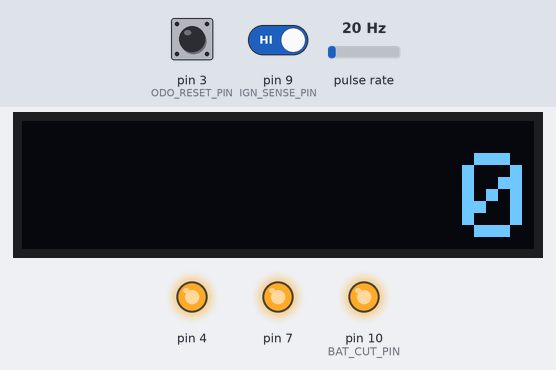
Bench run of a sketch on a simulated Arduino Uno, built with avr-gcc and run on an emulated ATmega328P. Parts: 128×32 one-colour display, output pins drawn as LEDs (lit = HIGH). Wiring (inferred from the names in the program): pulse sensor: data pin 2. Inputs (shaded band) come from the test bench; at power-on: pin 9 (IGN_SENSE_PIN) HIGH, pin 3 (ODO_RESET_PIN) HIGH, pulse rate 20 Hz. EEPROM starts erased; pins used as bus, display or sensor lines are not drawn; what the sketch prints to the serial monitor is not drawn.

Above: at 3.6 s.
3.7 s: pin 9 (IGN_SENSE_PIN) driven LOW
At 4.3 s:
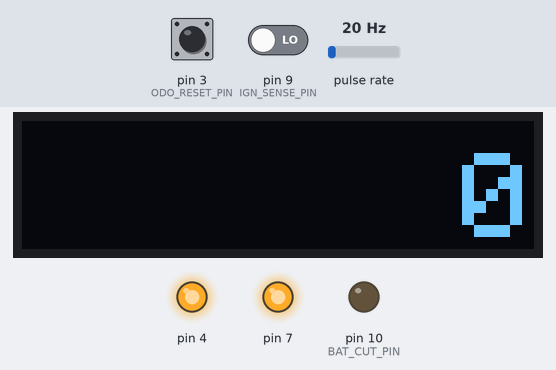
5.2 s: pin 9 (IGN_SENSE_PIN) driven HIGH
At 6.3 s:
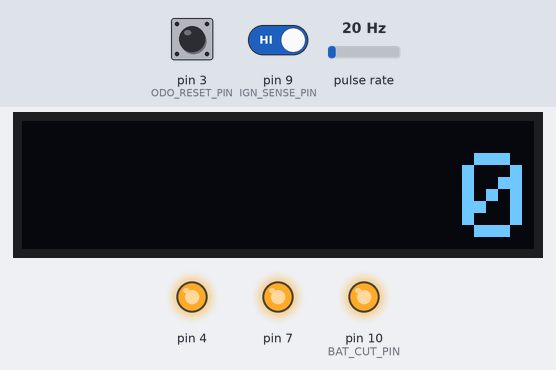
Timing chart, 0 to 8.2 s (numbered marks = the images above; inputs shaded):
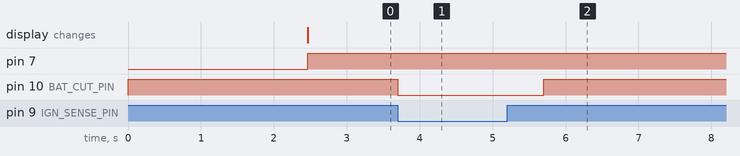

The sketch:

speedo-and-odometer.ino
```cpp
#include <EEPROM.h>
#include <SPI.h>
#include <Wire.h>
#include <limits.h>
#include "x27-stepper.h"

#define ODO

#ifdef ODO

#include <Adafruit_GFX.h>
#include <Adafruit_SSD1306.h>

#define SCREEN_WIDTH 128 // OLED display width, in pixels
#define SCREEN_HEIGHT 32 // OLED display height, in pixels
// Declaration for an SSD1306 display connected to I2C (SDA, SCL pins)
#define OLED_RESET_PIN     3 // Reset pin # (or -1 if sharing Arduino reset pin)
Adafruit_SSD1306 display(SCREEN_WIDTH, SCREEN_HEIGHT, &Wire, OLED_RESET_PIN);

#endif

// Vortec box has 4k pulses/mile -> 2485 pulses / km ->
// 1 km/h = 0.69 Hz = 1448 mS, 100 km/h = 69 Hz = 14.4 mS,  200 km/h = 138 Hz = 7.24 mS
//
// The signal is 0 - +12V square wave signal. It needs a serial resistor at 10Kohm to
// connect it to the Arduino input pin. The input pin has a built in clamping
// zener at 5V, and a 10Kohm in series will make for the allowed 1 mA clamping current.

#define PULSES_PER_KM 2485
#define SPEED_INPUT_PIN 2

// Pull this pin to GND to reset the odo.
#define ODO_RESET_PIN 3

// Motor driver pins
#define X12_RESET 4
#define X12_DIR_A 7
#define X12_STEP_A 8
X27Stepper motor1(X12_STEP_A, X12_DIR_A, X12_RESET);


#define IGN_SENSE_PIN 9
#define BAT_CUT_PIN 10

unsigned long savedDistanceAtStart;
volatile unsigned long distanceCount = 0, period, lastMicros = 0, currentMicros;

// Settings - can be set via serial commands
int zeromark;  // steps from 0 to where the physical zero mark really is
int maxmark;   // steps to the maxmark
int maxspeed;  // what is the speed at the maxmark

void retrieve_setting_from_eeprom();

unsigned long period_buf[2];
void IRQcounter() {
  bool in = digitalRead(SPEED_INPUT_PIN);
  if (in == LOW) {
		return;
  }
  currentMicros = micros();
  // if (currentMicros - lastMicros < 1000) return; reject to short pulses
  distanceCount++;
  // Save period in shift buffer so we can weed out spurious pulses
	period_buf[1] = period_buf[0];
  period_buf[0] = currentMicros - lastMicros;

	// reject to large jumps by waiting for two consecutive large diffs
	if ( abs(period_buf[0] - period_buf[1]) < 900 ) { // uS
		// reject too small changes to aviod flicker
		if ( abs(period - period_buf[0]) >= 6 ) {  // uS
			period  = period_buf[0];
		}
	}
  lastMicros = currentMicros;
}


void setup() {
	Serial.begin(9600);

#ifdef ODO
	pinMode(ODO_RESET_PIN, INPUT_PULLUP);
#endif
	pinMode(IGN_SENSE_PIN, INPUT);
	pinMode(SPEED_INPUT_PIN, INPUT);

	pinMode(BAT_CUT_PIN, OUTPUT);
	digitalWrite(BAT_CUT_PIN, HIGH); // Make NPN pull down FET gate to ground to keep bat

	attachInterrupt(digitalPinToInterrupt(SPEED_INPUT_PIN), IRQcounter, RISING);

	// SSD1306_SWITCHCAPVCC = generate display voltage from 3.3V internally
#ifdef ODO
	if (!display.begin(SSD1306_SWITCHCAPVCC, 0x3C)) { // Address 0x3C for 128x32
		Serial.println(F("SSD1306 allocation failed"));
		for (;;); // Don't proceed, loop forever
	}
#endif

	init_rotation_possitions();
	savedDistanceAtStart = get_saved_distance();
	speedo_init();
	retrieve_setting_from_eeprom();
	speedo(0, false);
}

// tokenize(s) split s into global array cmd
// return number of tokens
#define MAX_ARGSZ 15
#define MAX_ARGS 4
char cmd[MAX_ARGS][MAX_ARGSZ+1];
int tokenize(char *s) {
	int i = 0;
	char *p;
	if(strlen(s) == 0) {
		return 0;
	}
	strncpy(cmd[i], strtok(s, " \t"), MAX_ARGSZ);
	cmd[i][MAX_ARGSZ] = '\0';
	i++;
	while ((p = strtok(NULL, " \t")) != NULL && i < MAX_ARGS) {
		strncpy(cmd[i], p, MAX_ARGSZ);
		cmd[i][MAX_ARGSZ] = '\0';
		i++;
	}
	return i;
}
// get_command() reads from serial until a line is complete
// do not block
// returns tokenize(line) or 0 if not yet a full line
int get_command(){
	static char line[MAX_ARGS * (MAX_ARGSZ + 1) + 1];
	static int lineix = 0;
	char buf[8];
	if (Serial.available())  {
		char c = Serial.read();
		sprintf(buf, "X %02x", c);
		/* Serial.println(buf);			 */
		if (c == '\r' || c == '\n') {
      Serial.read(); //gets rid of the following \r or \n
      line[lineix] = '\0';
      lineix = 0;
      return tokenize(line);
		} else {
      line[lineix] = c;
      lineix++;
		}
	}
	return 0;
}

#define RUN_MODE 0
#define MOVETO_MODE 1
#define SPEEDTEST_MODE 2
#define SHUTDOWN_MODE 3

void loop() {
	int p;
	static int mode = RUN_MODE;
	static int modevalue = 0;
	int speed = 0, lastSpeed = 0;
	unsigned long t, startTime = 0, lastDistanceCount;

	unsigned long distance;
	startTime = millis();

	while (1) {
		int i = get_command();
		if (i > 0) {
      if (strcmp(cmd[0], "zero") == 0) {
				speedo_init();
      } else if (strcmp(cmd[0], "moveto") == 0) {
				mode = MOVETO_MODE;
				modevalue = atoi(cmd[1]);
				Serial.println("MOVETO_MODE");
      } else if (strcmp(cmd[0], "speed") == 0) {
				mode = SPEEDTEST_MODE;
				modevalue = atoi(cmd[1]);
				speedo(modevalue, true);
				Serial.println("SPEEDTEST_MODE");
      } else if (strcmp(cmd[0], "set") == 0) {
				if (strcmp(cmd[1], "zeromark") == 0) {
					zeromark = atoi(cmd[2]);
					save_zeromark_to_eeprom();
				} else if (strcmp(cmd[1], "maxmark") == 0) {
					maxmark = atoi(cmd[2]);
					save_maxmark_to_eeprom();
				} else if (strcmp(cmd[1], "maxspeed") == 0) {
					maxspeed = atoi(cmd[2]);
					save_maxspeed_to_eeprom();
				}
				Serial.println("OK");
      } else if (strcmp(cmd[0], "status") == 0) {
				retrieve_setting_from_eeprom();
      } else if (strcmp(cmd[0], "run") == 0) {
				mode = RUN_MODE;
				Serial.println("RUN_MODE");
      }
		}
		if ( mode == RUN_MODE ) {
      t = millis();
      distance = savedDistanceAtStart + (distanceCount)/PULSES_PER_KM; /* in cm */
      if(lastDistanceCount != distanceCount) {
				lastDistanceCount = distanceCount;
				startTime = t;
      }
      /* In case we have no pulses within a sec, we assume speed = 0 */
      if (t - startTime > 1000) {
				speed = 0;
      } else {
				speed = (3600000000/PULSES_PER_KM)/period; // period in uS -> speed in km/h
      }

			/* if( p != period ) { */
			/* 	Serial.print("p: "); */
			/* 	Serial.println(period); */
			/* 	p = period; */
			/* } */
			if( p != speed ) {
				Serial.print("s: ");
				Serial.print(speed);
				Serial.print("  p: ");
				Serial.println(period);
				p = speed;
			}

#ifdef ODO
      odo(distance);
#endif
      speedo(speed, false);
      motor1.update();
      save_distance(distance);
      if (odoResetButton()) {
				Serial.println("RESET");
				reset_distance();
      }
			bool ign = digitalRead(IGN_SENSE_PIN);
			if ( ign == LOW ) {
				mode = SHUTDOWN_MODE;
				Serial.println("SHUTDOWN_MODE");
			}
		} else if ( mode == MOVETO_MODE ) {
      moveto(modevalue);
		} else if ( mode == SPEEDTEST_MODE ) {
      speedo(modevalue, false);
		} else if ( mode == SHUTDOWN_MODE ) {
			speedo(0,false);
			digitalWrite(BAT_CUT_PIN, LOW); // Turn off BAT and try to die
			delay(1000);
			// In case BAT comes back before we die.
			while(digitalRead(IGN_SENSE_PIN) == LOW) {
							delay(1000);
			}
			digitalWrite(BAT_CUT_PIN, HIGH); // Turn on BAT again
			Serial.println("IGN came back - RUN_MODE");
			mode = RUN_MODE;
		}
	}
}


bool odoResetButton() {
#ifdef ODO
	static int prevState = HIGH;
	bool retval = false;
	int state = digitalRead(ODO_RESET_PIN);
	if(state == LOW && prevState != state) {
		delay(100);
		retval = true;
	}
	prevState = state;
	return retval;
#else
	return false;
#endif
}


unsigned long get_saved_long(int pos) {
	int i;
	unsigned long value;
	byte *bp;
	bp = (byte*)&value;
	for(i=0; i<4; i++) {
		bp[i] = EEPROM.read(pos*4 + i);
	}
	return value;
}

/* Write a long (4 bytes) to pos  */
void save_long(int pos, unsigned long value) {
	int i;
	byte *bp;
	bp = (byte*)&value;
	for( i =0; i<4; i++) {
		byte rvalue;
		rvalue = EEPROM.read(pos*4 + i);
		/* Only write if it has changed - to save writes */
		if(rvalue != bp[i]) {
	    EEPROM.write(pos*4 + i, bp[i]);
		}
	}
}

/* We will write to multiple possitions i eeprom to get more cycle life */
#define ROTATE_POSITIONS 8

#define MAX_KM 1000000
void init_rotation_possitions() {
	/* set possition to zero if unreasonable big */
	int i;
	unsigned long value;
	for (i=0; i<ROTATE_POSITIONS; i++) {
		value = get_saved_long(i);
		if (value >= MAX_KM) {
			save_long(i, (unsigned long)0);
		}
	}
}

void reset_distance() {
	int i;
	for (i=0; i<ROTATE_POSITIONS; i++) {
		save_long(i, 0);
	}
	savedDistanceAtStart = 0;
	distanceCount = 0;
}

unsigned long get_saved_distance() {
	int i;
	unsigned long value, value_max = 0;
	for (i=0; i<ROTATE_POSITIONS; i++) {
		value = get_saved_long(i);
		if ( value > value_max) {
	    value_max = value;
		}
	}
	return value_max;
}

void save_distance(unsigned long distance) {
	int i, savepos = 0;
	unsigned long value, value_min = 1000000;
	value = get_saved_distance();
	if( value >= distance) return;

	for (i=0; i<ROTATE_POSITIONS; i++) {
		value = get_saved_long(i);
		if ( value < value_min) {
	    value_min = value;
	    savepos = i;
		}
	}
	save_long(savepos, distance);
}

void retrieve_setting_from_eeprom() {
	/* They are stored after ROTATE_POSITIONS */
	zeromark = (int)(get_saved_long(ROTATE_POSITIONS));
	maxmark = (int)(get_saved_long(ROTATE_POSITIONS+1));
	if ( maxmark == 0 ) {
		maxmark = 720;
	}
	maxspeed = (int)(get_saved_long(ROTATE_POSITIONS+2));
	if ( maxspeed == 0 ) {
		maxspeed = 200;
	}
	Serial.print("Restoring from eeprom  zeromark: ");
	Serial.print(zeromark);
	Serial.print(" maxmark: ");
	Serial.print(maxmark);
	Serial.print(" maxspeed: ");
	Serial.println(maxspeed);

}

void save_zeromark_to_eeprom() {
	save_long(ROTATE_POSITIONS, (unsigned long)zeromark);
}

void save_maxmark_to_eeprom() {
	save_long(ROTATE_POSITIONS+1, (unsigned long)maxmark);
}

void save_maxspeed_to_eeprom() {
	save_long(ROTATE_POSITIONS+2, (unsigned long)maxspeed);
}

void odo(long i) {
	char str[10];
	sprintf(str, "%6d", i);
#ifdef ODO
	display.clearDisplay();
	display.setCursor(20, 8);
	display.setTextSize(3);             // Draw 2X-scale text
	display.setTextColor(SSD1306_WHITE);
	display.println(str);
	display.display();
#endif
}

#define ZEROPOS 30
void speedo_init() {
	// run the motor against the stops
	motor1.zero();
	// start moving towards the center of the range
	motor1.setPos(ZEROPOS);
}

// speedin in km/h
void speedo(int speedin, bool debug)
{
  static int nextPos = 0;
  static int currentPos = 0;
  unsigned long speed = speedin;

  nextPos = ((((speed << 10) / maxspeed) * (maxmark - zeromark)) >> 10) + zeromark;
  if (debug) {
		Serial.print(" x: ");
		Serial.print((speed << 10) / maxspeed);
		Serial.print(" zm: ");
		Serial.print(zeromark);
		Serial.print(" mm: ");
		Serial.print(maxmark);
		Serial.print(" ms: ");
		Serial.print(maxspeed);
		Serial.print(" sp: ");
		Serial.println(speedin);
		Serial.print("nextPos: ");
		Serial.println(nextPos);
  }
  if( abs(nextPos - currentPos) > 2) {
    currentPos = nextPos;
    motor1.setPos(nextPos);
    while(motor1.isMoving()) {
			motor1.update();
    }
  }
}

void moveto(int pos)
{
	if ( motor1.getCurrentPos() == pos ){
		return;
	}
	motor1.setPos(pos);

	while(motor1.isMoving()) {
		motor1.update();
	}
}
```

x27-stepper.cpp
```cpp
// A stepper class for the SwitechX27 168
// gauge stepper motor.

// It assumes the AX1201728 driver (aka X12.017)

#include "x27-stepper.h"

X27Stepper::X27Stepper(int pinStep, int pinDir, int resetPin) {
    stepPin = pinStep;
    dirPin = pinDir;
    currentPos = 0;
    targetPos = 0;
    lastStepTime = 0;
    stepDelay = SLOW;

    pinMode(stepPin, OUTPUT);
    pinMode(dirPin, OUTPUT);

    pinMode(resetPin, OUTPUT);
    digitalWrite(resetPin, LOW);
    delayMicroseconds(1000);
    digitalWrite(resetPin, HIGH);
}

// This method moves to zero for startup calibration
void X27Stepper::zero() {
    // Move backwards enough steps to guarantee we hit zero

    // X27.168 has 315° range  with 1/3 deg/step
    // With microstepping and the AX1201728 driver
    // it will be 3 * 4 steps per deg

    digitalWrite(dirPin, LOW);  // Set direction to reverse
    for(int i = 0; i < 315*12; i++) {
        digitalWrite(stepPin, HIGH);
        delayMicroseconds(1);
        digitalWrite(stepPin, LOW);
        delayMicroseconds(SLOW);
    }
    currentPos = 0;
    targetPos = 0;
}

// Set the desired position
void X27Stepper::setPos(int pos) {
    targetPos = pos;
}

// Advances towards the setPos - does not block,
// and returns. It will meassure the time
// since called last time and decide if it should
// actually make a step
void X27Stepper::update() {
    unsigned long now = micros();

    // Check if enough time has passed since last step
    if (now - lastStepTime < stepDelay) {
        return;
    }

    // Check if we need to move
    if (currentPos == targetPos) {
        return;
    }

    // Determine direction
    if (targetPos > currentPos) {
        digitalWrite(dirPin, HIGH);
        currentPos++;
    } else {
        digitalWrite(dirPin, LOW);
        currentPos--;
    }

    // Calculate acceleration/deceleration
    int stepsToGo = abs(targetPos - currentPos);
    int stepsTaken = abs(currentPos);

    if (stepsTaken < ACCELRAMP || stepsToGo < ACCELRAMP) {
        // Use linear interpolation for acceleration/deceleration
        int rampPos = min(stepsTaken, stepsToGo);
        stepDelay = SLOW - ((SLOW - FAST) * rampPos / ACCELRAMP);
    } else {
        stepDelay = FAST;
    }

    // Make the step
    digitalWrite(stepPin, HIGH);
    delayMicroseconds(1);  // Short pulse
    digitalWrite(stepPin, LOW);

    lastStepTime = now;
}
```

x27-stepper.h
```cpp
#ifndef X27_STEPPER_H
#define X27_STEPPER_H

#include <Arduino.h>

#define SLOW 600        // uS per step; 600 ~= 138 deg/S
#define FAST 300        // uS per step; 300 ~= 277 deg/S
#define ACCELRAMP 100   // steps for changing between SLOW and FAST

class X27Stepper {
private:
    int stepPin;
    int dirPin;
    int currentPos;
    int targetPos;
    unsigned long lastStepTime;
    int stepDelay;

public:
  X27Stepper(int pinStep, int pinDir, int resetPin);
    void zero();
    void setPos(int pos);
    void update();
    int getCurrentPos() { return currentPos; }
    int getTargetPos() { return targetPos; }
    bool isMoving() { return currentPos != targetPos; }
};

#endif // X27_STEPPER_H
```

Measured:
- after the input at 3.7 s, pin 10 (BAT_CUT_PIN): HIGH → LOW at once
- after the input at 5.2 s, pin 10 (BAT_CUT_PIN): LOW → HIGH after 0.50 s
